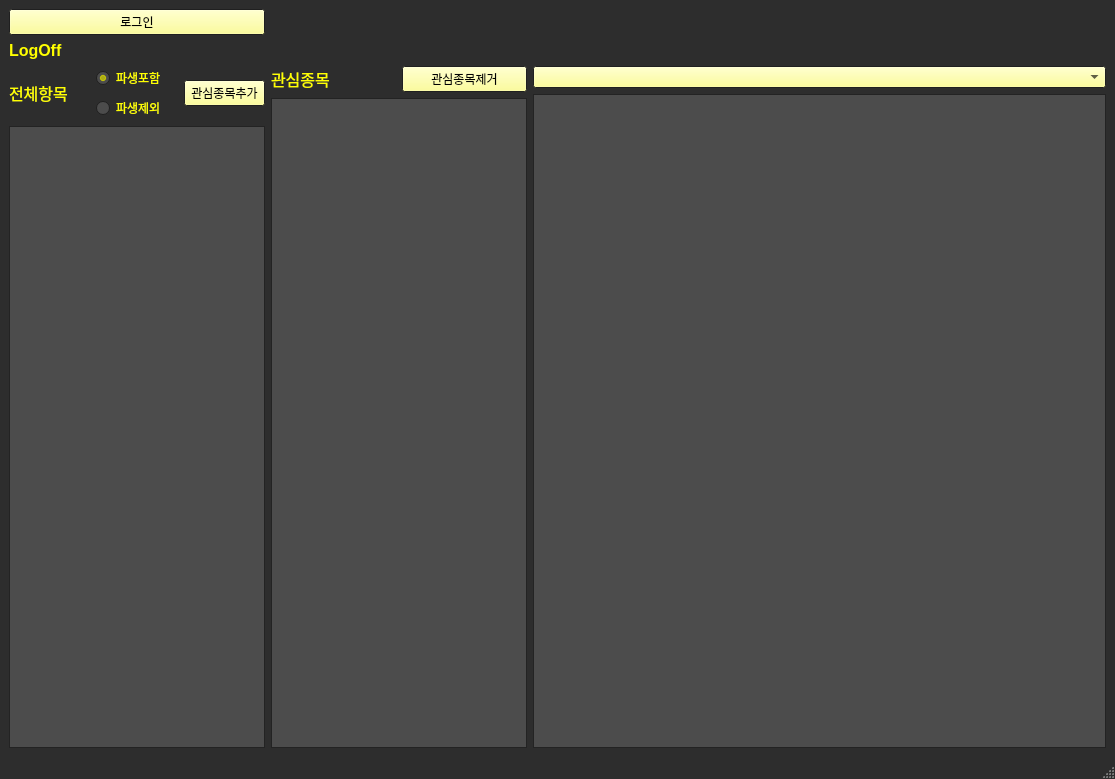
<?xml version="1.0" encoding="UTF-8"?>
<ui version="4.0">
 <class>MainWindow</class>
 <widget class="QMainWindow" name="MainWindow">
  <property name="geometry">
   <rect>
    <x>0</x>
    <y>0</y>
    <width>1115</width>
    <height>779</height>
   </rect>
  </property>
  <property name="palette">
   <palette>
    <active>
     <colorrole role="WindowText">
      <brush brushstyle="SolidPattern">
       <color alpha="255">
        <red>255</red>
        <green>255</green>
        <blue>0</blue>
       </color>
      </brush>
     </colorrole>
     <colorrole role="Button">
      <brush brushstyle="SolidPattern">
       <color alpha="255">
        <red>255</red>
        <green>255</green>
        <blue>127</blue>
       </color>
      </brush>
     </colorrole>
     <colorrole role="Light">
      <brush brushstyle="SolidPattern">
       <color alpha="255">
        <red>156</red>
        <green>156</green>
        <blue>156</blue>
       </color>
      </brush>
     </colorrole>
     <colorrole role="Midlight">
      <brush brushstyle="SolidPattern">
       <color alpha="255">
        <red>102</red>
        <green>102</green>
        <blue>102</blue>
       </color>
      </brush>
     </colorrole>
     <colorrole role="Dark">
      <brush brushstyle="SolidPattern">
       <color alpha="255">
        <red>54</red>
        <green>54</green>
        <blue>54</blue>
       </color>
      </brush>
     </colorrole>
     <colorrole role="Text">
      <brush brushstyle="SolidPattern">
       <color alpha="255">
        <red>255</red>
        <green>255</green>
        <blue>0</blue>
       </color>
      </brush>
     </colorrole>
     <colorrole role="BrightText">
      <brush brushstyle="SolidPattern">
       <color alpha="255">
        <red>255</red>
        <green>0</green>
        <blue>255</blue>
       </color>
      </brush>
     </colorrole>
     <colorrole role="ButtonText">
      <brush brushstyle="SolidPattern">
       <color alpha="255">
        <red>0</red>
        <green>0</green>
        <blue>0</blue>
       </color>
      </brush>
     </colorrole>
     <colorrole role="Base">
      <brush brushstyle="SolidPattern">
       <color alpha="255">
        <red>76</red>
        <green>76</green>
        <blue>76</blue>
       </color>
      </brush>
     </colorrole>
     <colorrole role="Window">
      <brush brushstyle="SolidPattern">
       <color alpha="255">
        <red>45</red>
        <green>45</green>
        <blue>45</blue>
       </color>
      </brush>
     </colorrole>
     <colorrole role="Highlight">
      <brush brushstyle="SolidPattern">
       <color alpha="255">
        <red>255</red>
        <green>255</green>
        <blue>127</blue>
       </color>
      </brush>
     </colorrole>
     <colorrole role="HighlightedText">
      <brush brushstyle="SolidPattern">
       <color alpha="255">
        <red>0</red>
        <green>0</green>
        <blue>0</blue>
       </color>
      </brush>
     </colorrole>
     <colorrole role="AlternateBase">
      <brush brushstyle="SolidPattern">
       <color alpha="255">
        <red>77</red>
        <green>77</green>
        <blue>115</blue>
       </color>
      </brush>
     </colorrole>
     <colorrole role="ToolTipBase">
      <brush brushstyle="SolidPattern">
       <color alpha="255">
        <red>118</red>
        <green>175</green>
        <blue>87</blue>
       </color>
      </brush>
     </colorrole>
     <colorrole role="PlaceholderText">
      <brush brushstyle="SolidPattern">
       <color alpha="128">
        <red>212</red>
        <green>212</green>
        <blue>0</blue>
       </color>
      </brush>
     </colorrole>
    </active>
    <inactive>
     <colorrole role="WindowText">
      <brush brushstyle="SolidPattern">
       <color alpha="255">
        <red>255</red>
        <green>255</green>
        <blue>0</blue>
       </color>
      </brush>
     </colorrole>
     <colorrole role="Button">
      <brush brushstyle="SolidPattern">
       <color alpha="255">
        <red>255</red>
        <green>255</green>
        <blue>127</blue>
       </color>
      </brush>
     </colorrole>
     <colorrole role="Light">
      <brush brushstyle="SolidPattern">
       <color alpha="255">
        <red>156</red>
        <green>156</green>
        <blue>156</blue>
       </color>
      </brush>
     </colorrole>
     <colorrole role="Midlight">
      <brush brushstyle="SolidPattern">
       <color alpha="255">
        <red>102</red>
        <green>102</green>
        <blue>102</blue>
       </color>
      </brush>
     </colorrole>
     <colorrole role="Dark">
      <brush brushstyle="SolidPattern">
       <color alpha="255">
        <red>54</red>
        <green>54</green>
        <blue>54</blue>
       </color>
      </brush>
     </colorrole>
     <colorrole role="Text">
      <brush brushstyle="SolidPattern">
       <color alpha="255">
        <red>255</red>
        <green>255</green>
        <blue>0</blue>
       </color>
      </brush>
     </colorrole>
     <colorrole role="BrightText">
      <brush brushstyle="SolidPattern">
       <color alpha="255">
        <red>255</red>
        <green>0</green>
        <blue>255</blue>
       </color>
      </brush>
     </colorrole>
     <colorrole role="ButtonText">
      <brush brushstyle="SolidPattern">
       <color alpha="255">
        <red>0</red>
        <green>0</green>
        <blue>0</blue>
       </color>
      </brush>
     </colorrole>
     <colorrole role="Base">
      <brush brushstyle="SolidPattern">
       <color alpha="255">
        <red>76</red>
        <green>76</green>
        <blue>76</blue>
       </color>
      </brush>
     </colorrole>
     <colorrole role="Window">
      <brush brushstyle="SolidPattern">
       <color alpha="255">
        <red>45</red>
        <green>45</green>
        <blue>45</blue>
       </color>
      </brush>
     </colorrole>
     <colorrole role="Highlight">
      <brush brushstyle="SolidPattern">
       <color alpha="255">
        <red>255</red>
        <green>255</green>
        <blue>127</blue>
       </color>
      </brush>
     </colorrole>
     <colorrole role="HighlightedText">
      <brush brushstyle="SolidPattern">
       <color alpha="255">
        <red>0</red>
        <green>0</green>
        <blue>0</blue>
       </color>
      </brush>
     </colorrole>
     <colorrole role="AlternateBase">
      <brush brushstyle="SolidPattern">
       <color alpha="255">
        <red>77</red>
        <green>77</green>
        <blue>115</blue>
       </color>
      </brush>
     </colorrole>
     <colorrole role="ToolTipBase">
      <brush brushstyle="SolidPattern">
       <color alpha="255">
        <red>118</red>
        <green>175</green>
        <blue>87</blue>
       </color>
      </brush>
     </colorrole>
     <colorrole role="PlaceholderText">
      <brush brushstyle="SolidPattern">
       <color alpha="128">
        <red>212</red>
        <green>212</green>
        <blue>0</blue>
       </color>
      </brush>
     </colorrole>
    </inactive>
    <disabled>
     <colorrole role="WindowText">
      <brush brushstyle="SolidPattern">
       <color alpha="255">
        <red>54</red>
        <green>54</green>
        <blue>54</blue>
       </color>
      </brush>
     </colorrole>
     <colorrole role="Button">
      <brush brushstyle="SolidPattern">
       <color alpha="255">
        <red>255</red>
        <green>255</green>
        <blue>127</blue>
       </color>
      </brush>
     </colorrole>
     <colorrole role="Light">
      <brush brushstyle="SolidPattern">
       <color alpha="255">
        <red>156</red>
        <green>156</green>
        <blue>156</blue>
       </color>
      </brush>
     </colorrole>
     <colorrole role="Midlight">
      <brush brushstyle="SolidPattern">
       <color alpha="255">
        <red>102</red>
        <green>102</green>
        <blue>102</blue>
       </color>
      </brush>
     </colorrole>
     <colorrole role="Dark">
      <brush brushstyle="SolidPattern">
       <color alpha="255">
        <red>54</red>
        <green>54</green>
        <blue>54</blue>
       </color>
      </brush>
     </colorrole>
     <colorrole role="Text">
      <brush brushstyle="SolidPattern">
       <color alpha="255">
        <red>54</red>
        <green>54</green>
        <blue>54</blue>
       </color>
      </brush>
     </colorrole>
     <colorrole role="BrightText">
      <brush brushstyle="SolidPattern">
       <color alpha="255">
        <red>255</red>
        <green>0</green>
        <blue>255</blue>
       </color>
      </brush>
     </colorrole>
     <colorrole role="ButtonText">
      <brush brushstyle="SolidPattern">
       <color alpha="255">
        <red>54</red>
        <green>54</green>
        <blue>54</blue>
       </color>
      </brush>
     </colorrole>
     <colorrole role="Base">
      <brush brushstyle="SolidPattern">
       <color alpha="255">
        <red>45</red>
        <green>45</green>
        <blue>45</blue>
       </color>
      </brush>
     </colorrole>
     <colorrole role="Window">
      <brush brushstyle="SolidPattern">
       <color alpha="255">
        <red>45</red>
        <green>45</green>
        <blue>45</blue>
       </color>
      </brush>
     </colorrole>
     <colorrole role="Highlight">
      <brush brushstyle="SolidPattern">
       <color alpha="255">
        <red>0</red>
        <green>120</green>
        <blue>215</blue>
       </color>
      </brush>
     </colorrole>
     <colorrole role="HighlightedText">
      <brush brushstyle="SolidPattern">
       <color alpha="255">
        <red>0</red>
        <green>0</green>
        <blue>0</blue>
       </color>
      </brush>
     </colorrole>
     <colorrole role="AlternateBase">
      <brush brushstyle="SolidPattern">
       <color alpha="255">
        <red>77</red>
        <green>77</green>
        <blue>115</blue>
       </color>
      </brush>
     </colorrole>
     <colorrole role="ToolTipBase">
      <brush brushstyle="SolidPattern">
       <color alpha="255">
        <red>118</red>
        <green>175</green>
        <blue>87</blue>
       </color>
      </brush>
     </colorrole>
     <colorrole role="PlaceholderText">
      <brush brushstyle="SolidPattern">
       <color alpha="128">
        <red>212</red>
        <green>212</green>
        <blue>0</blue>
       </color>
      </brush>
     </colorrole>
    </disabled>
   </palette>
  </property>
  <property name="font">
   <font>
    <family>MS UI Gothic</family>
   </font>
  </property>
  <property name="windowTitle">
   <string>MainWindow</string>
  </property>
  <property name="autoFillBackground">
   <bool>false</bool>
  </property>
  <widget class="QWidget" name="centralwidget">
   <layout class="QGridLayout" name="gridLayout_2">
    <item row="5" column="0">
     <layout class="QGridLayout" name="gridLayout">
      <item row="1" column="1">
       <widget class="QRadioButton" name="Exclude">
        <property name="text">
         <string>파생제외</string>
        </property>
       </widget>
      </item>
      <item row="0" column="2" rowspan="2">
       <widget class="QPushButton" name="Add">
        <property name="text">
         <string>관심종목추가</string>
        </property>
       </widget>
      </item>
      <item row="0" column="1">
       <widget class="QRadioButton" name="Include">
        <property name="text">
         <string>파생포함</string>
        </property>
        <property name="checked">
         <bool>true</bool>
        </property>
       </widget>
      </item>
      <item row="0" column="0" rowspan="2">
       <widget class="QLabel" name="TotalItems">
        <property name="font">
         <font>
          <family>MS UI Gothic</family>
          <pointsize>12</pointsize>
         </font>
        </property>
        <property name="text">
         <string>전체항목</string>
        </property>
       </widget>
      </item>
      <item row="2" column="0" colspan="3">
       <widget class="QTableWidget" name="totalListTable"/>
      </item>
     </layout>
    </item>
    <item row="5" column="2">
     <layout class="QGridLayout" name="gridLayout_4">
      <item row="1" column="0">
       <widget class="QTableWidget" name="OutputTable">
        <property name="sortingEnabled">
         <bool>true</bool>
        </property>
       </widget>
      </item>
      <item row="0" column="0">
       <widget class="QComboBox" name="comboBox"/>
      </item>
     </layout>
    </item>
    <item row="2" column="0">
     <widget class="QLabel" name="LoginStatus">
      <property name="text">
       <string>&lt;html&gt;&lt;head/&gt;&lt;body&gt;&lt;p&gt;&lt;span style=&quot; font-size:12pt; font-weight:600;&quot;&gt;LogOff&lt;/span&gt;&lt;/p&gt;&lt;/body&gt;&lt;/html&gt;</string>
      </property>
     </widget>
    </item>
    <item row="5" column="1">
     <layout class="QGridLayout" name="gridLayout_3">
      <item row="0" column="1">
       <widget class="QPushButton" name="Sub">
        <property name="text">
         <string>관심종목제거</string>
        </property>
       </widget>
      </item>
      <item row="0" column="0">
       <widget class="QLabel" name="InterrestItem">
        <property name="font">
         <font>
          <family>MS UI Gothic</family>
          <pointsize>12</pointsize>
         </font>
        </property>
        <property name="text">
         <string>관심종목</string>
        </property>
       </widget>
      </item>
      <item row="1" column="0" colspan="2">
       <widget class="QTableWidget" name="intListTable"/>
      </item>
     </layout>
    </item>
    <item row="1" column="0">
     <widget class="QPushButton" name="LogonCheck">
      <property name="text">
       <string>로그인</string>
      </property>
     </widget>
    </item>
   </layout>
  </widget>
  <widget class="QMenuBar" name="menubar">
   <property name="geometry">
    <rect>
     <x>0</x>
     <y>0</y>
     <width>1115</width>
     <height>18</height>
    </rect>
   </property>
  </widget>
  <widget class="QStatusBar" name="statusbar"/>
 </widget>
 <resources/>
 <connections/>
</ui>
